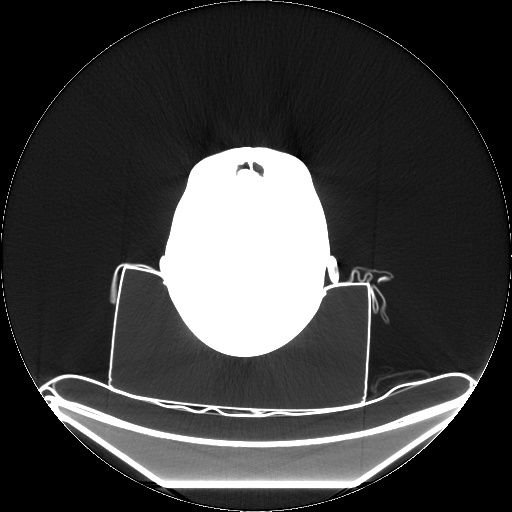
#> input picture jpg/ct.jpg, 512 x 512 px
$ jupyter execute landmark.ipynb
#> lines starting #> are read from the running program, lines starting #| are printed output that depends on the picture
[cell 1]
#0!pip install procrustes
#!pip install scikit-procrustes

def procrustes(X, Y, scaling=True, reflection='best'):
    """
    A port of MATLAB's `procrustes` function to Numpy.

    Procrustes analysis determines a linear transformation (translation,
    reflection, orthogonal rotation and scaling) of the points in Y to best
    conform them to the points in matrix X, using the sum of squared errors
    as the goodness of fit criterion.

        d, Z, [tform] = procrustes(X, Y)

    Inputs:
    ------------
    X, Y
        matrices of target and input coordinates. they must have equal
        numbers of  points (rows), but Y may have fewer dimensions
        (columns) than X.

    scaling
        if False, the scaling component of the transformation is forced
        to 1

    reflection
        if 'best' (default), the transformation solution may or may not
        include a reflection component, depending on which fits the data
        best. setting reflection to True or False forces a solution with
        reflection or no reflection respectively.

    Outputs
    ------------
    d
        the residual sum of squared errors, normalized according to a
        measure of the scale of X, ((X - X.mean(0))**2).sum()

    Z
        the matrix of transformed Y-values

    tform
        a dict specifying the rotation, translation and scaling that
        maps X --> Y

    """

    n,m = X.shape
    ny,my = Y.shape

    muX = X.mean(0)
    muY = Y.mean(0)

    X0 = X - muX
    Y0 = Y - muY

    ssX = (X0**2.).sum()
    ssY = (Y0**2.).sum()

    # centred Frobenius norm
    normX = np.sqrt(ssX)
    normY = np.sqrt(ssY)

    # scale to equal (unit) norm
    X0 /= normX
    Y0 /= normY

    if my < m:
        Y0 = np.concatenate((Y0, np.zeros(n, m-my)),0)

    # optimum rotation matrix of Y
    A = np.dot(X0.T, Y0)
    U,s,Vt = np.linalg.svd(A,full_matrices=False)
    V = Vt.T
    T = np.dot(V, U.T)

    if reflection is not 'best':

        # does the current solution use a reflection?
        have_reflection = np.linalg.det(T) < 0

        # if that's not what was specified, force another reflection
        if reflection != have_reflection:
            V[:,-1] *= -1
            s[-1] *= -1
            T = np.dot(V, U.T)

    traceTA = s.sum()

    if scaling:

        # optimum scaling of Y
        b = traceTA * normX / normY

        # standarised distance between X and b*Y*T + c
        d = 1 - traceTA**2
        # transformed coords
        Z = normX*traceTA*np.dot(Y0, T) + muX

    else:
        b = 1
        d = 1 + ssY/ssX - 2 * traceTA * normY / normX
        Z = normY*np.dot(Y0, T) + muX

    # transformation matrix
    if my < m:
        T = T[:my,:]
    c = muX - b*np.dot(muY, T)
    #rot =1
    #scale=2
    #translate=3
    #transformation values
    tform = {'rotation':T, 'scale':b, 'translation':c}

    return d, Z, tform

[cell 2]
#import skprocrustes as pc
import numpy as np
import matplotlib.pyplot as plt
import matplotlib.cm as cm
import cv2
#from scipy.spatial import procrustes

[cell 3]
target_X_img = cv2.imread('jpg/ct.jpg',0)
#> target_X_img is the input picture: shape (512, 512); min 0, max 255, mean 62.8
input_Y_img = cv2.imread('jpg/mri.jpg',0)
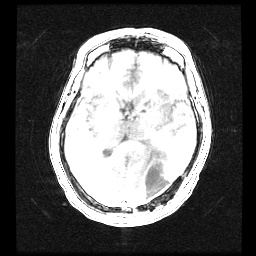
#> input picture jpg/mri.jpg, 256 x 256 px
#> input_Y_img is the input picture: shape (256, 256); min 0, max 255, mean 99.6

[cell 4]
X_pts = np.asarray([[61,61],[142,62],[101,104],[71,143],[140,139]])
Y_pts = np.asarray([[106,91],[147,95],[129,111],[104,130],[141,135]])

[cell 5]
#Tform,Z_pts,d= procrustes(X_pts,Y_pts)
d,Z_pts,Tform = procrustes(X_pts,Y_pts)

[cell 6]
R = np.eye(3)

[cell 7]
Tform

[cell 8]
R[0:2,0:2] = Tform['rotation']

[cell 9]
S = np.eye(3) * Tform['scale']
S[2,2] = 1
t = np.eye(3)
t[0:2,2] = Tform['translation']
M = np.dot(np.dot(R,S),t.T).T
tr_Y_img = cv2.warpAffine(input_Y_img,M[0:2,:],(400,400))
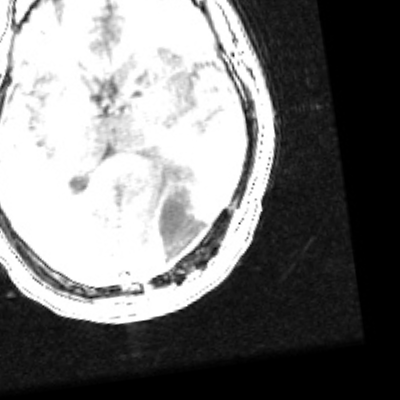
#> tr_Y_img: shape (400, 400); min 0, max 255, mean 120.7

[cell 10]
aY_pts = np.hstack((Y_pts,np.array(([[1,1,1,1,1]])).T))
tr_Y_pts = np.dot(M,aY_pts.T).T

[cell 11]
plt.figure()
plt.subplot(1,3,1)
plt.imshow(target_X_img,cmap=cm.gray)
plt.plot(X_pts[:,0],X_pts[:,1],'bo',markersize=5)
plt.axis('off')
plt.subplot(1,3,2)
plt.imshow(input_Y_img,cmap=cm.gray)
plt.plot(Y_pts[:,0],Y_pts[:,1],'ro',markersize=5)
plt.axis('off')
plt.subplot(1,3,3)
plt.imshow(target_X_img,cmap=cm.gray)
plt.imshow(tr_Y_img,alpha=0.6,cmap=cm.gray)
plt.plot(X_pts[:,0],X_pts[:,1],'bo',markersize=5)
plt.plot(Z_pts[:,0],Z_pts[:,1],'ro',markersize=5) # same as...
plt.plot(tr_Y_pts[:,0],tr_Y_pts[:,1],'gx',markersize=5)
plt.axis('off')
plt.show()
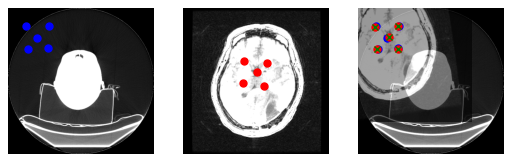
#> figure drawn by matplotlib, 3 panels
